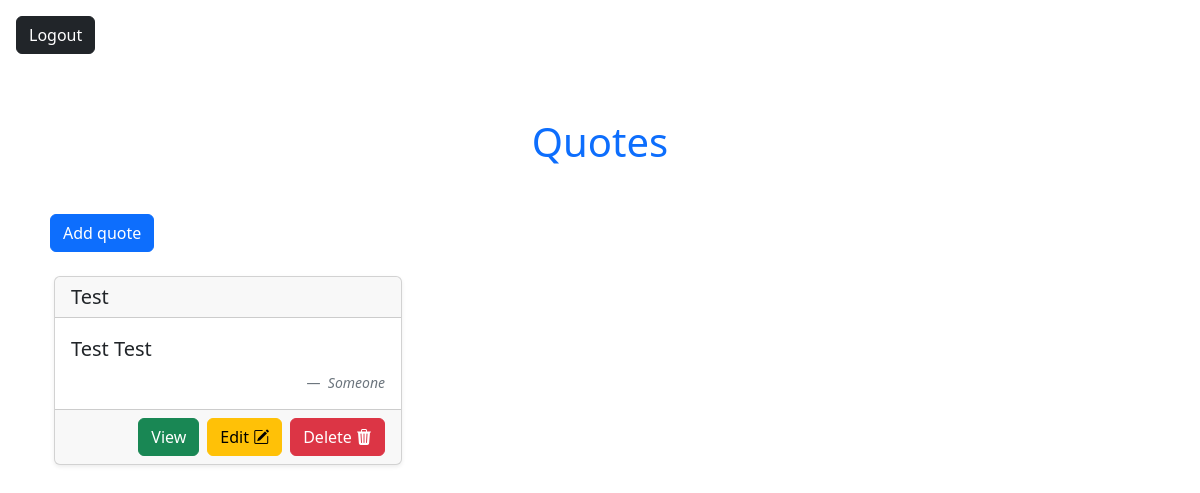
Page /quotes/ (signed in) on the earlier database version.
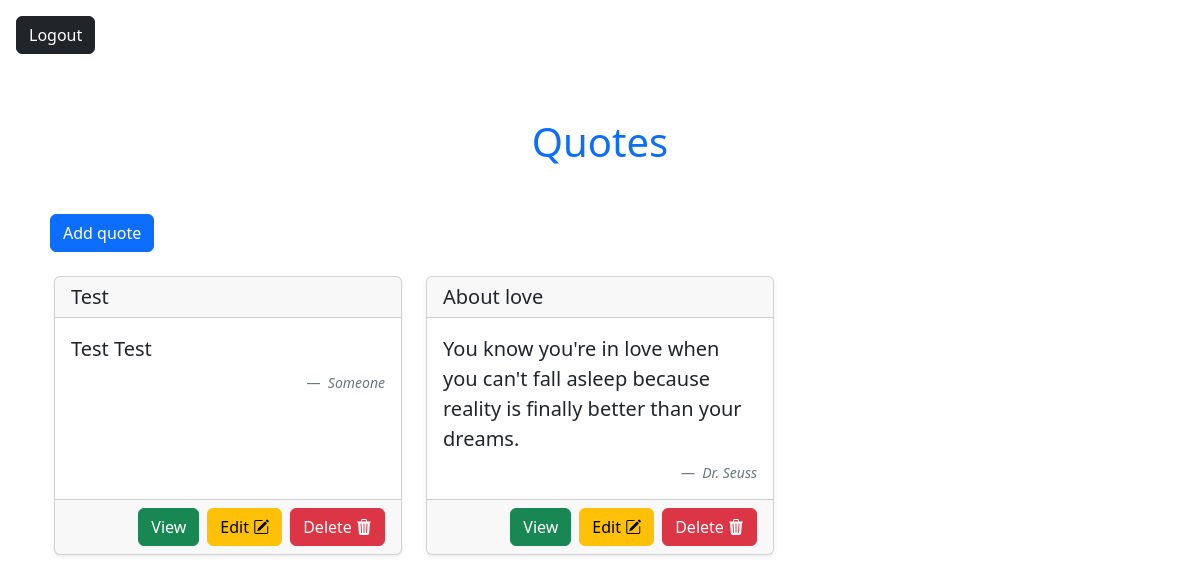
Same page on the later database version.
### quotes/models.py (models this page shows, shortened)
class Quote(models.Model):
    title = models.CharField(max_length=100, blank=False, null=False)
    quote_text = models.TextField(max_length=500)
    quote_author = models.CharField(max_length=100)

### quotes/views.py (the view)
# urls.py: path('quotes/', views.ViewQuotesView, name='quotes'),
@login_required
def ViewQuotesView(request):
    context = {
        'quotes': Quote.objects.all()
    }
    return render(request, 'quotes.html', context)

### quotes/templates/quotes.html (shortened to what this page needs)
<!DOCTYPE html>
<html lang="en">
<head>
    <link href="https://cdn.jsdelivr.net/npm/bootstrap@5.3.6/dist/css/bootstrap.min.css" rel="stylesheet">
    <link rel="stylesheet" href="https://cdn.jsdelivr.net/npm/bootstrap-icons@1.12.1/font/bootstrap-icons.min.css">
</head>
<body>
    <a href="{% url 'logout' %}" class="btn btn-dark m-3">Logout</a>
    <h1 class="text-center m-5 text-primary">Quotes</h1>
    <div class="container mt-4">
        <div class="row">
            <div class="col">
                <div style="width: 20%;">
                    <a href="{% url 'create' %}" class="btn btn-primary ms-2 mb-4">Add quote</a>
                </div>
                <div class="container">
                    <div class="row">
                        {% for quote in quotes %}
                            <div class="col-md-4 mb-4">
                                <div class="card h-100 shadow-sm">
                                    <div class="card-header">
                                        <h5 class="mb-0">{{ quote.title }}</h5>
                                    </div>
                                    <div class="card-body">
                                        <figure class="mb-0">
                                            <blockquote class="blockquote mb-4">
                                                <p class="fs-5 mb-2">{{ quote.quote_text }}</p>
                                            </blockquote>
                                            <figcaption class="blockquote-footer text-end mb-0">
                                                <cite>{{ quote.quote_author }}</cite>
                                            </figcaption>
                                        </figure>
                                    </div>
                                    <div class="card-footer d-flex justify-content-end flex-wrap gap-2">
                                        <a href="{% url 'quote' quote.pk %}" class="btn btn-success">View</a>
                                        <a href="{% url 'update' quote.pk %}" class="btn btn-warning">Edit <i class="bi bi-pencil-square"></i></a>
                                        <a href="{% url 'delete' quote.pk %}" class="btn btn-danger">Delete <i class="bi bi-trash3-fill"></i></a>
                                    </div>
                                </div>
                            </div>
                        {% empty %}
                            <h6 class="opacity-50 mt-4"> You have no quotes...</h6>
                            <h4>Start by creating a quote</h4>
                        {% endfor %}
                    </div>
                </div>
            </div>
        </div>
    </div>
</body>
</html>

Differences in the rows shown:
added Quote: title "About love", quote_text "You know you're in love when you can't fall asleep because reality is finally better than your dreams.", quote_author "Dr. Seuss"
